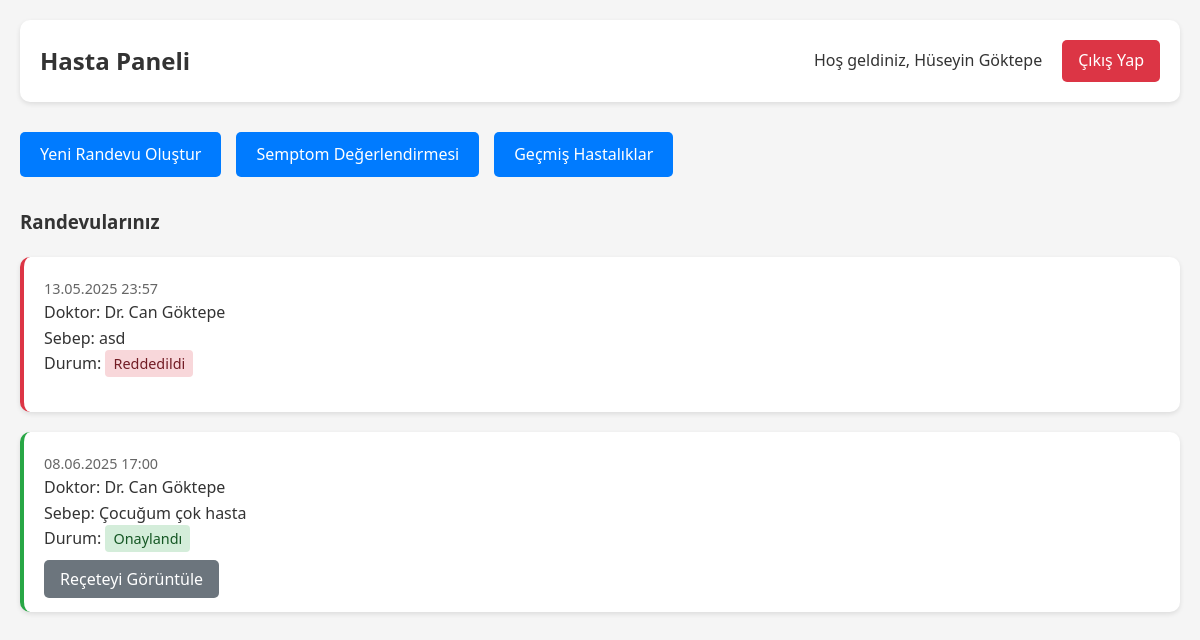
The page /patient/dashboard (signed in) on the database its author committed.
### Proje/models.py (models this page shows, shortened)
class User(UserMixin, db.Model):
    id = db.Column(db.Integer, primary_key=True)
    username = db.Column(db.String(64), unique=True, nullable=False)
    first_name = db.Column(db.String(30), nullable=False)
    last_name = db.Column(db.String(30), nullable=False)
    password_hash = db.Column(db.String(128))
    role = db.Column(db.String(20), nullable=False)

class Appointment(db.Model):
    id = db.Column(db.Integer, primary_key=True)
    patient_id = db.Column(db.Integer, db.ForeignKey('patient.id'), nullable=False)
    doctor_id = db.Column(db.Integer, db.ForeignKey('doctor.id'), nullable=False)
    date_time = db.Column(db.DateTime, nullable=False)
    reason = db.Column(db.String(200))
    status = db.Column(db.String(20), default='pending')  # 'pending', 'confirmed', 'cancelled'
    prescription = db.relationship('Prescription', backref='appointment', uselist=False)

### Proje/routes/patient.py (the view)
@patient_bp.route('/dashboard')
@login_required
def dashboard():
    patient = Patient.query.filter_by(user_id=current_user.id).first()
    appointments = Appointment.query.filter_by(patient_id=patient.id).all() if patient else []
    return render_template('patient/dashboard.html', appointments=appointments)

### Proje/templates/patient/dashboard.html (shortened to what this page needs)
<!doctype html>
<html lang="tr">
<head>
    <link rel="stylesheet" href="{{ url_for('static', filename='css/dashboard.css') }}">
</head>
<body>
    <div class="container">
        <header class="dashboard-header">
            <h2>Hasta Paneli</h2>
            <div class="user-info">
                <span>Hoş geldiniz, {{ current_user.username }}</span>
                <a href="{{ url_for('auth.logout') }}" class="logout-btn">Çıkış Yap</a>
            </div>
        </header>
        <nav class="patient-nav">
            <a href="{{ url_for('patient.create_appointment') }}" class="nav-btn">Yeni Randevu Oluştur</a>
            <a href="{{ url_for('patient.symptom_form') }}" class="nav-btn">Semptom Değerlendirmesi</a>
            <a href="{{ url_for('patient.medical_history') }}" class="nav-btn">Geçmiş Hastalıklar</a>
        </nav>
        <div class="appointments-section">
            <h3>Randevularınız</h3>
            {% if appointments %}
                {% for app in appointments %}
                    <div class="appointment-card {{ app.status }}">
                        <div class="appointment-info">
                            <p class="date">{{ app.date_time.strftime('%d.%m.%Y %H:%M') }}</p>
                            <p class="doctor-name">Doktor: Dr. {{ app.doctor.user.username }}</p>
                            <p class="reason">Sebep: {{ app.reason }}</p>
                            <p class="status">
                                Durum:
                                {% if app.status == 'pending' %}
                                    <span class="status-badge pending">Doktor Onayı Bekleniyor</span>
                                {% elif app.status == 'confirmed' %}
                                    <span class="status-badge confirmed">Onaylandı</span>
                                {% elif app.status == 'rejected' %}
                                    <span class="status-badge rejected">Reddedildi</span>
                                {% endif %}
                            </p>
                        </div>
                        {% if app.status == 'confirmed' and app.prescription %}
                            <div class="prescription-section">
                                <a href="{{ url_for('patient.view_prescription', appointment_id=app.id) }}" class="btn view-prescription">Reçeteyi Görüntüle</a>
                            </div>
                        {% endif %}
                    </div>
                {% endfor %}
            {% else %}
                <p class="no-appointments">Henüz randevunuz bulunmamaktadır.</p>
            {% endif %}
        </div>
    </div>
</body>
</html>

### Proje/static/css/dashboard.css (style rules this page uses)
* { margin: 0; padding: 0; box-sizing: border-box; }
body { font-family: 'Segoe UI', Arial, sans-serif; background-color: #f5f5f5; color: #333; line-height: 1.6; }
.container { max-width: 1200px; margin: 0 auto; padding: 20px; }
.dashboard-header { display: flex; justify-content: space-between; align-items: center; background: white; padding: 20px; border-radius: 10px; box-shadow: 0 2px 5px rgba(0,0,0,0.1); margin-bottom: 30px; }
.user-info { display: flex; align-items: center; gap: 20px; }
.logout-btn { background: #dc3545; color: white; padding: 8px 16px; border-radius: 5px; text-decoration: none; transition: background-color 0.3s; }
.patient-nav { display: flex; gap: 15px; margin-bottom: 30px; }
.nav-btn { background: #007bff; color: white; padding: 10px 20px; border-radius: 5px; text-decoration: none; transition: background-color 0.3s; }
.appointments-section { display: grid; gap: 20px; }
.appointment-card { background: white; border-radius: 10px; padding: 20px; box-shadow: 0 2px 5px rgba(0,0,0,0.1); }
.appointment-card.confirmed { border-left: 4px solid #28a745; }
.appointment-card.rejected { border-left: 4px solid #dc3545; }
.appointment-info { margin-bottom: 15px; }
.date { color: #666; font-size: 0.9em; }
.status-badge { padding: 4px 8px; border-radius: 4px; font-size: 0.9em; }
.status-badge.confirmed { background: #d4edda; color: #155724; }
.status-badge.rejected { background: #f8d7da; color: #721c24; }
.btn { padding: 8px 16px; border: none; border-radius: 5px; cursor: pointer; text-decoration: none; transition: background-color 0.3s; }
.btn.view-prescription { background: #6c757d; color: white; }

### rows shown on the page
User: username "Hüseyin Göktepe"
Appointment: date_time "13.05.2025 23:57", doctor.user.username "Can Göktepe", reason "asd", status "Reddedildi"
Appointment: date_time "08.06.2025 17:00", doctor.user.username "Can Göktepe", reason "Çocuğum çok hasta", status "Onaylandı"
